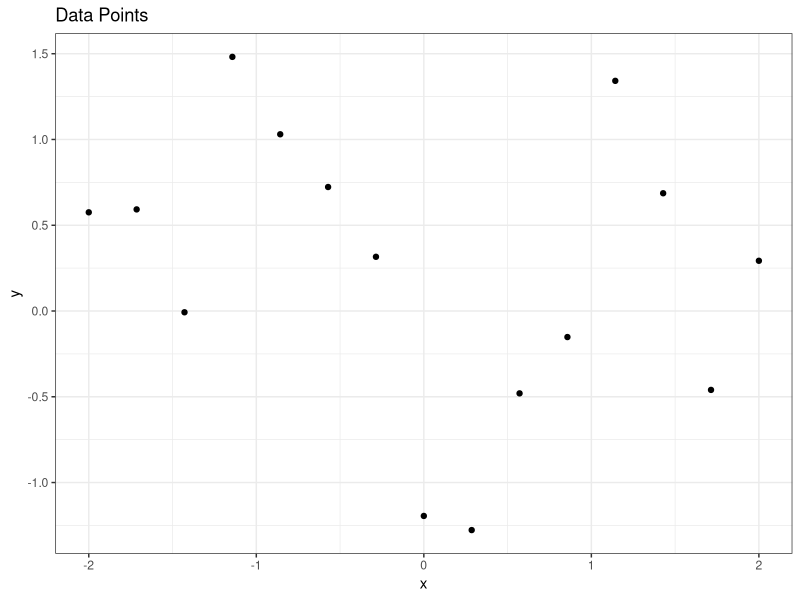
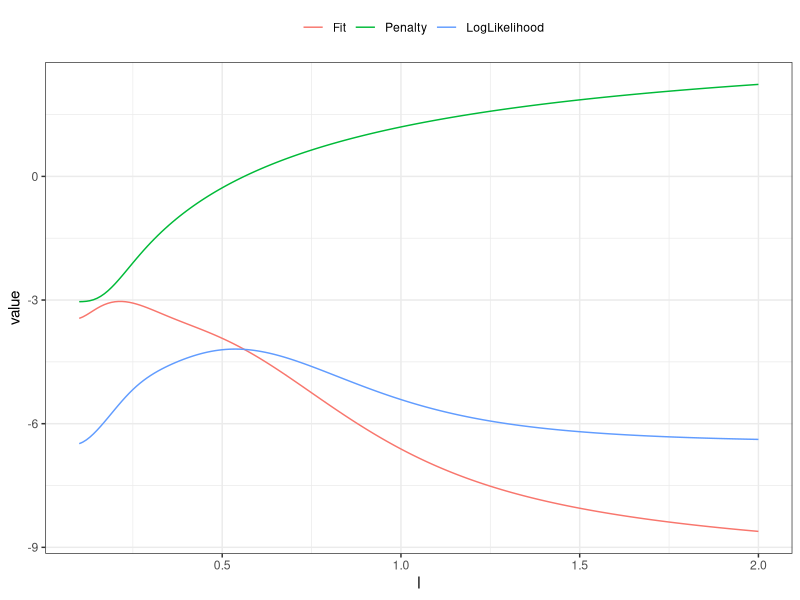
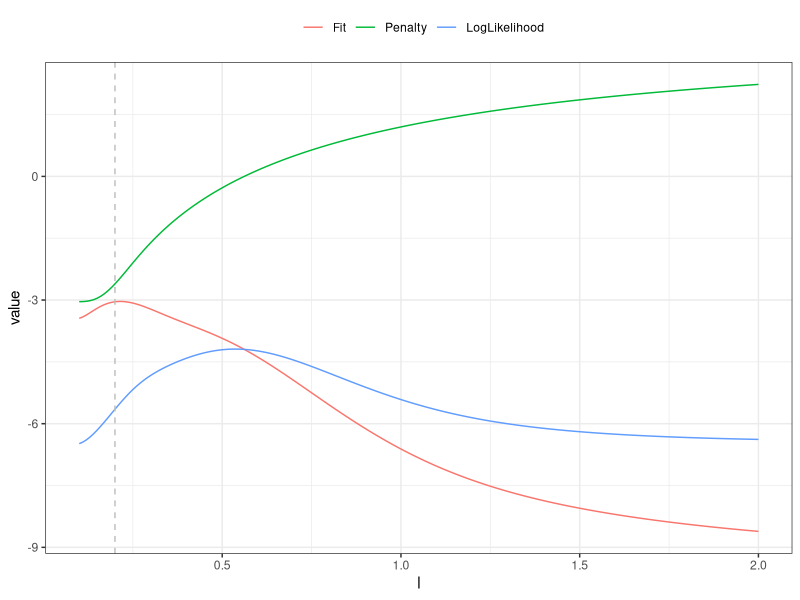
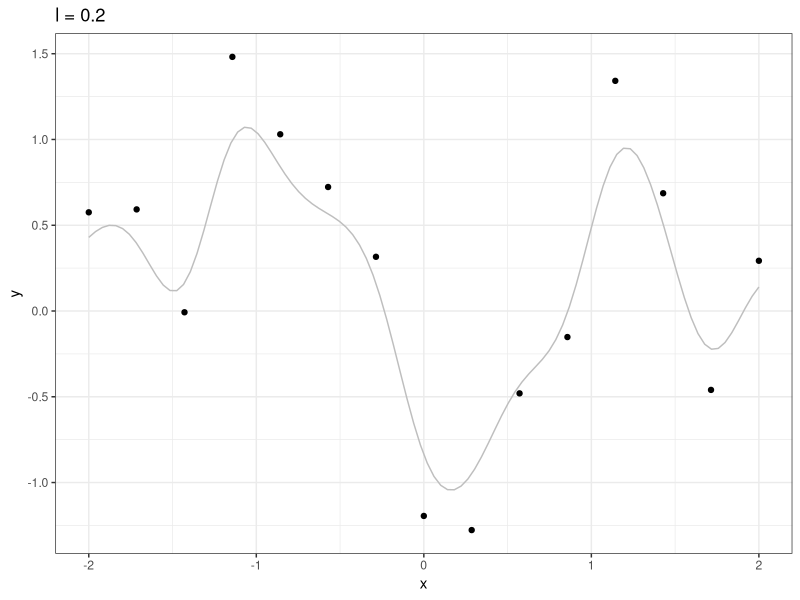
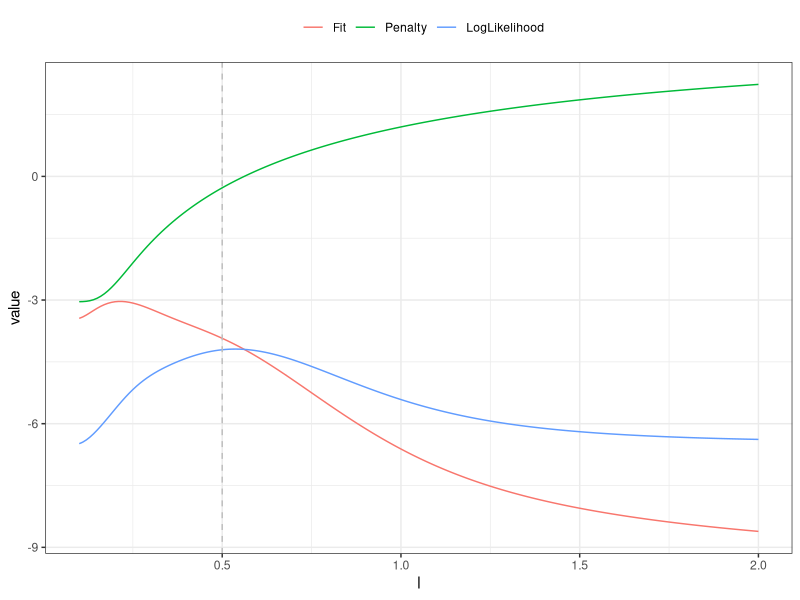
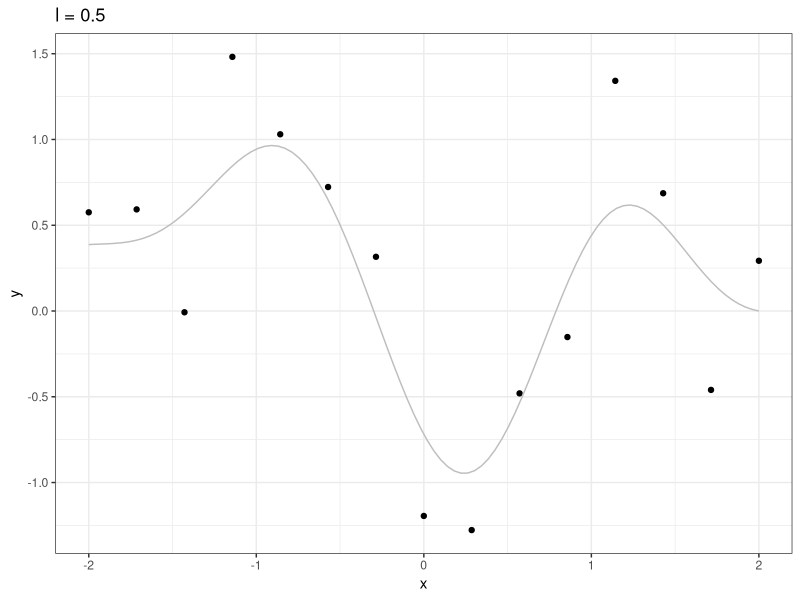
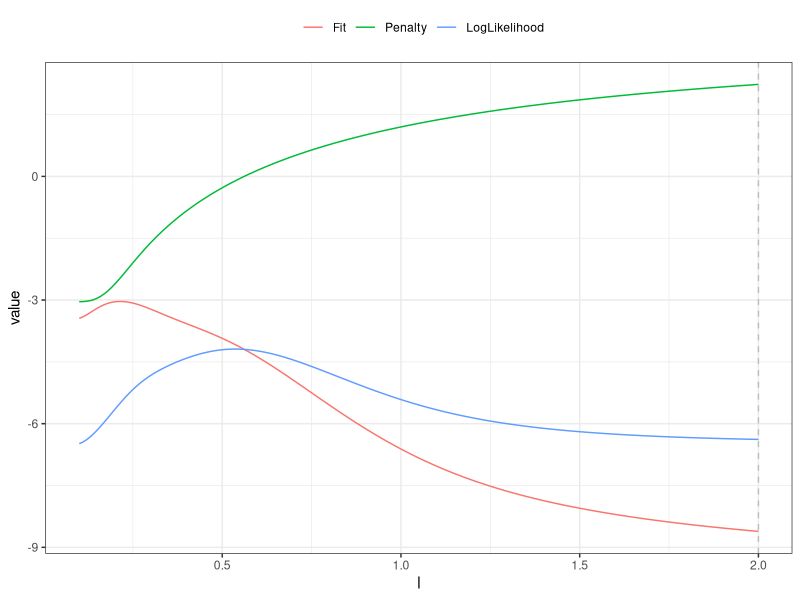
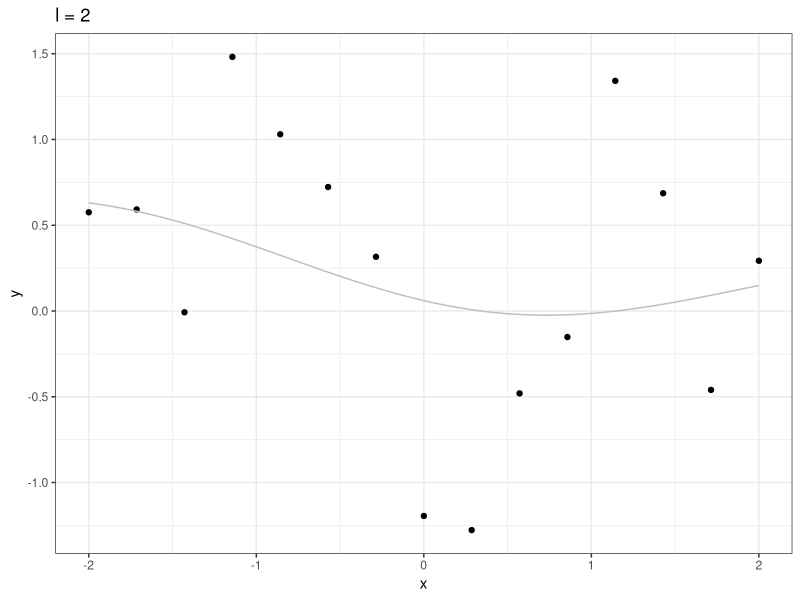

Here is the R script that generated these plots, in order:
# ----------------------------------------------------------------------- #
# Training of a Gaussian Process                #
# ----------------------------------------------------------------------- #

# Initialization -------------------------------------------------------- #
library(mvtnorm)
library(ggplot2)
# library(RandomFieldsUtils)


# Sampling from a Gaussian process with l = 1
set.seed(123)

n = 15 # number of points
x = seq(-2, 2, length.out = n) # n equally spaced points
D = as.matrix(dist(x, method = "euclidean")) # distance matrix 

ltrue = 0.5
K = exp(-1 / 2 * D^2 / ltrue^2) 

noise = 0.5
y = as.vector(rmvnorm(1, sigma = K)) + rnorm(n, sd = noise)

df = data.frame(x = x, y = y)

p1 = ggplot(data = df, aes(x = x, y = y)) + geom_point() + theme_bw()
p1 = p1 + ggtitle("Data Points")

ggsave("figure_man/training/datapoints.pdf", p1, height = 3, width = 4)


computeMarginalLogLik = function(y, D, l, noise) {
	
	n = length(y)

	Ky = exp(-1 / 2 * D^2 / l^2) + diag(rep(noise, length(x)))

	fit = - 0.5 * t(y) %*% solve(Ky) %*% y
	penalty = - 0.5 * log(det(Ky))

	margll = penalty + fit

	return(list(fit = as.numeric(fit), penalty = as.numeric(penalty), margll = as.numeric(margll)))
}

computePosterior = function(x, xnew, y, l, noise) {

	n = length(y)
		
	Dnew = as.matrix(dist(c(x, xnew), method = "euclidian"))
	Knew = exp(- 1 / 2 * Dnew^2 / l^2)

	K = Knew[1:n, 1:n]
	Kx = Knew[1:n, (n + 1):nrow(Knew)]
	Kxx = Knew[(n + 1):nrow(Knew), (n + 1):nrow(Knew)]

	Ky = K + diag(rep(noise, length(x)))

	Kyinv = solve(Ky)

	mpost = t(Kx) %*% Kyinv %*% y
	Kpost = Kxx - t(Kx) %*% Kyinv %*% Kx

	return(data.frame(x = xnew, mpost = mpost, sdpost = diag(Kpost)))
}


lengthscales = seq(0.1, 2, by = 0.01)

res = lapply(lengthscales, function(l) computeMarginalLogLik(y, D, l, noise))

dfl = data.frame(l = lengthscales)
dfl$Fit = sapply(res, function(x) x$fit)
dfl$Penalty = sapply(res, function(x) x$penalty)
dfl$LogLikelihood = sapply(res, function(x) x$margll)

dfl = reshape2::melt(dfl, id.vars = c("l"))

p2 = ggplot() + geom_line(data = dfl, aes(x = l, y = value, color = variable))
p2 = p2 + theme_bw() + labs(colour = "") + theme(legend.position = "top")

ggsave("figure_man/training/fit-vs-penalty.pdf", p2, height = 3, width = 4)



xnew = seq(-2, 2, length.out = 100)

for (l in c(0.2, 0.5, 2)) {

	res = computePosterior(x, xnew, y, l, noise)
	res$sdupper = res$mpost + 2 * res$sdpost
	res$sdlower = res$mpost - 2 * res$sdpost

	p2n = p2 + geom_vline(data = data.frame(), aes(xintercept = l), lty = 2, colour = "grey")

	ggsave(paste0("figure_man/training/fit-vs-penalty-", gsub("\\.", "_", l), ".pdf"), p2n, height = 3, width = 4)

	p1n = p1 + geom_line(data = res, aes(x = x, y = mpost), colour = "grey")
	p1n = p1n + ggtitle(paste0("l = ", l))
	ggsave(paste0("figure_man/training/datapoints-", gsub("\\.", "_", l), ".pdf"), p1n, height = 3, width = 4)
}
